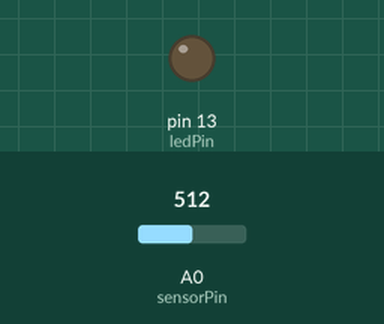
The sketch below on a simulated Arduino Uno, built with avr-gcc and run on an emulated ATmega328P. Shown: output pins drawn as LEDs (lit = HIGH). The inputs (shaded band) are chosen by the test bench; at power-on: A0 (sensorPin) = 512. What the sketch prints to the serial monitor is not drawn.

Above: at 0.1 s.
At 1.1 s:
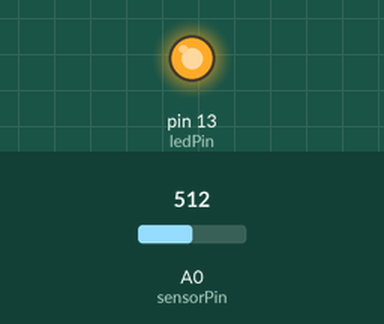
Timing chart, 0 to 2.6 s (numbered marks = the images above):
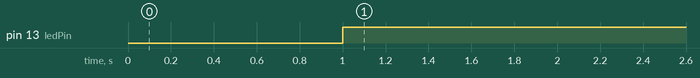

The sketch:

Sound_Sensor.ino
```cpp
int sensorPin = A0; // Analog pin connected to the sound sensor
int ledPin = 13; // LED on Arduino board

void setup() {
  pinMode(ledPin, OUTPUT);
  Serial.begin(9600);
}

void loop() {
  int sensorValue = analogRead(sensorPin); // Read the sound level
  Serial.println(sensorValue); // Print sound level to the serial monitor
  delay(1000);
  if (sensorValue > 100) { // Threshold value, adjust as needed
    digitalWrite(ledPin, HIGH); // Turn on LED if noise is above threshold
  } else {
    digitalWrite(ledPin, LOW); // Turn off LED if noise is below threshold
  }
  delay(100); // Delay for stability
}
```

Measured:
- by itself, pin 13 (ledPin): LOW → HIGH at 1.0 s
